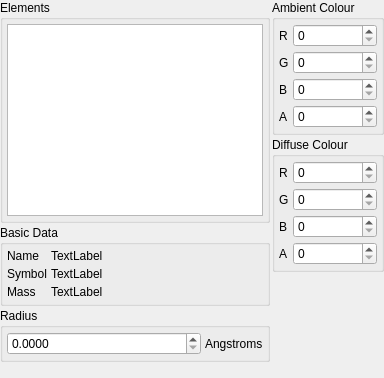
   <widget class="QWidget" name="ElementsPage" >
    <layout class="QHBoxLayout" >
     <property name="margin" >
      <number>0</number>
     </property>
     <property name="spacing" >
      <number>2</number>
     </property>
     <item>
      <layout class="QVBoxLayout" >
       <property name="margin" >
        <number>0</number>
       </property>
       <property name="spacing" >
        <number>2</number>
       </property>
       <item>
        <widget class="QGroupBox" name="ElementListGroup" >
         <property name="sizePolicy" >
          <sizepolicy>
           <hsizetype>1</hsizetype>
           <vsizetype>7</vsizetype>
           <horstretch>0</horstretch>
           <verstretch>0</verstretch>
          </sizepolicy>
         </property>
         <property name="title" >
          <string>Elements</string>
         </property>
         <layout class="QVBoxLayout" >
          <property name="margin" >
           <number>4</number>
          </property>
          <property name="spacing" >
           <number>4</number>
          </property>
          <item>
           <widget class="QListWidget" name="ElementList" >
            <property name="sizePolicy" >
             <sizepolicy>
              <hsizetype>1</hsizetype>
              <vsizetype>7</vsizetype>
              <horstretch>0</horstretch>
              <verstretch>0</verstretch>
             </sizepolicy>
            </property>
           </widget>
          </item>
         </layout>
        </widget>
       </item>
       <item>
        <widget class="QGroupBox" name="groupBox" >
         <property name="sizePolicy" >
          <sizepolicy>
           <hsizetype>7</hsizetype>
           <vsizetype>5</vsizetype>
           <horstretch>0</horstretch>
           <verstretch>0</verstretch>
          </sizepolicy>
         </property>
         <property name="title" >
          <string>Basic Data</string>
         </property>
         <layout class="QGridLayout" >
          <property name="margin" >
           <number>4</number>
          </property>
          <property name="spacing" >
           <number>4</number>
          </property>
          <item row="1" column="1" >
           <widget class="QLabel" name="ElementSymbolLabel" >
            <property name="sizePolicy" >
             <sizepolicy>
              <hsizetype>7</hsizetype>
              <vsizetype>5</vsizetype>
              <horstretch>0</horstretch>
              <verstretch>0</verstretch>
             </sizepolicy>
            </property>
            <property name="text" >
             <string>TextLabel</string>
            </property>
           </widget>
          </item>
          <item row="0" column="0" >
           <widget class="QLabel" name="label64574" >
            <property name="text" >
             <string>Name</string>
            </property>
           </widget>
          </item>
          <item row="2" column="1" >
           <widget class="QLabel" name="ElementMassLabel" >
            <property name="sizePolicy" >
             <sizepolicy>
              <hsizetype>7</hsizetype>
              <vsizetype>5</vsizetype>
              <horstretch>0</horstretch>
              <verstretch>0</verstretch>
             </sizepolicy>
            </property>
            <property name="text" >
             <string>TextLabel</string>
            </property>
           </widget>
          </item>
          <item row="0" column="1" >
           <widget class="QLabel" name="ElementNameLabel" >
            <property name="sizePolicy" >
             <sizepolicy>
              <hsizetype>7</hsizetype>
              <vsizetype>5</vsizetype>
              <horstretch>0</horstretch>
              <verstretch>0</verstretch>
             </sizepolicy>
            </property>
            <property name="text" >
             <string>TextLabel</string>
            </property>
           </widget>
          </item>
          <item row="2" column="0" >
           <widget class="QLabel" name="label64574_3" >
            <property name="text" >
             <string>Mass</string>
            </property>
           </widget>
          </item>
          <item row="1" column="0" >
           <widget class="QLabel" name="label64574_2" >
            <property name="text" >
             <string>Symbol</string>
            </property>
           </widget>
          </item>
         </layout>
        </widget>
       </item>
       <item>
        <widget class="QGroupBox" name="ElementRadiusGroup" >
         <property name="sizePolicy" >
          <sizepolicy>
           <hsizetype>7</hsizetype>
           <vsizetype>1</vsizetype>
           <horstretch>0</horstretch>
           <verstretch>0</verstretch>
          </sizepolicy>
         </property>
         <property name="title" >
          <string>Radius</string>
         </property>
         <layout class="QHBoxLayout" >
          <property name="margin" >
           <number>4</number>
          </property>
          <property name="spacing" >
           <number>4</number>
          </property>
          <item>
           <widget class="QDoubleSpinBox" name="ElementRadiusSpin" >
            <property name="sizePolicy" >
             <sizepolicy>
              <hsizetype>7</hsizetype>
              <vsizetype>0</vsizetype>
              <horstretch>0</horstretch>
              <verstretch>0</verstretch>
             </sizepolicy>
            </property>
            <property name="decimals" >
             <number>4</number>
            </property>
            <property name="singleStep" >
             <double>0.010000000000000</double>
            </property>
           </widget>
          </item>
          <item>
           <widget class="QLabel" name="label_2" >
            <property name="text" >
             <string>Angstroms</string>
            </property>
           </widget>
          </item>
         </layout>
        </widget>
       </item>
       <item>
        <spacer>
         <property name="orientation" >
          <enum>Qt::Vertical</enum>
         </property>
         <property name="sizeHint" >
          <size>
           <width>154</width>
           <height>16</height>
          </size>
         </property>
        </spacer>
       </item>
      </layout>
     </item>
     <item>
      <layout class="QVBoxLayout" >
       <property name="margin" >
        <number>0</number>
       </property>
       <property name="spacing" >
        <number>2</number>
       </property>
       <item>
        <widget class="QGroupBox" name="ElementAmbientGroup" >
         <property name="sizePolicy" >
          <sizepolicy>
           <hsizetype>1</hsizetype>
           <vsizetype>7</vsizetype>
           <horstretch>0</horstretch>
           <verstretch>0</verstretch>
          </sizepolicy>
         </property>
         <property name="title" >
          <string>Ambient Colour</string>
         </property>
         <layout class="QGridLayout" >
          <property name="margin" >
           <number>4</number>
          </property>
          <property name="spacing" >
           <number>4</number>
          </property>
          <item row="3" column="0" >
           <widget class="QLabel" name="label_26" >
            <property name="text" >
             <string>A</string>
            </property>
           </widget>
          </item>
          <item row="2" column="0" >
           <widget class="QLabel" name="label_9" >
            <property name="text" >
             <string>B</string>
            </property>
           </widget>
          </item>
          <item row="1" column="0" >
           <widget class="QLabel" name="label_8" >
            <property name="text" >
             <string>G</string>
            </property>
           </widget>
          </item>
          <item row="0" column="0" >
           <widget class="QLabel" name="label_4" >
            <property name="text" >
             <string>R</string>
            </property>
           </widget>
          </item>
          <item row="0" column="1" >
           <widget class="QSpinBox" name="ElementARedSpin" >
            <property name="sizePolicy" >
             <sizepolicy>
              <hsizetype>7</hsizetype>
              <vsizetype>0</vsizetype>
              <horstretch>0</horstretch>
              <verstretch>0</verstretch>
             </sizepolicy>
            </property>
            <property name="maximum" >
             <number>255</number>
            </property>
           </widget>
          </item>
          <item row="1" column="1" >
           <widget class="QSpinBox" name="ElementAGreenSpin" >
            <property name="sizePolicy" >
             <sizepolicy>
              <hsizetype>7</hsizetype>
              <vsizetype>0</vsizetype>
              <horstretch>0</horstretch>
              <verstretch>0</verstretch>
             </sizepolicy>
            </property>
            <property name="maximum" >
             <number>255</number>
            </property>
           </widget>
          </item>
          <item row="3" column="1" >
           <widget class="QSpinBox" name="ElementAAlphaSpin" >
            <property name="sizePolicy" >
             <sizepolicy>
              <hsizetype>7</hsizetype>
              <vsizetype>0</vsizetype>
              <horstretch>0</horstretch>
              <verstretch>0</verstretch>
             </sizepolicy>
            </property>
            <property name="maximum" >
             <number>255</number>
            </property>
           </widget>
          </item>
          <item row="2" column="1" >
           <widget class="QSpinBox" name="ElementABlueSpin" >
            <property name="sizePolicy" >
             <sizepolicy>
              <hsizetype>7</hsizetype>
              <vsizetype>0</vsizetype>
              <horstretch>0</horstretch>
              <verstretch>0</verstretch>
             </sizepolicy>
            </property>
            <property name="maximum" >
             <number>255</number>
            </property>
           </widget>
          </item>
         </layout>
        </widget>
       </item>
       <item>
        <widget class="QGroupBox" name="ElementDiffuseGroup" >
         <property name="sizePolicy" >
          <sizepolicy>
           <hsizetype>1</hsizetype>
           <vsizetype>7</vsizetype>
           <horstretch>0</horstretch>
           <verstretch>0</verstretch>
          </sizepolicy>
         </property>
         <property name="title" >
          <string>Diffuse Colour</string>
         </property>
         <layout class="QGridLayout" >
          <property name="margin" >
           <number>4</number>
          </property>
          <property name="spacing" >
           <number>4</number>
          </property>
          <item row="2" column="1" >
           <widget class="QSpinBox" name="ElementDBlueSpin" >
            <property name="sizePolicy" >
             <sizepolicy>
              <hsizetype>7</hsizetype>
              <vsizetype>0</vsizetype>
              <horstretch>0</horstretch>
              <verstretch>0</verstretch>
             </sizepolicy>
            </property>
            <property name="maximum" >
             <number>255</number>
            </property>
           </widget>
          </item>
          <item row="1" column="1" >
           <widget class="QSpinBox" name="ElementDGreenSpin" >
            <property name="sizePolicy" >
             <sizepolicy>
              <hsizetype>7</hsizetype>
              <vsizetype>0</vsizetype>
              <horstretch>0</horstretch>
              <verstretch>0</verstretch>
             </sizepolicy>
            </property>
            <property name="maximum" >
             <number>255</number>
            </property>
           </widget>
          </item>
          <item row="0" column="1" >
           <widget class="QSpinBox" name="ElementDRedSpin" >
            <property name="sizePolicy" >
             <sizepolicy>
              <hsizetype>7</hsizetype>
              <vsizetype>0</vsizetype>
              <horstretch>0</horstretch>
              <verstretch>0</verstretch>
             </sizepolicy>
            </property>
            <property name="maximum" >
             <number>255</number>
            </property>
           </widget>
          </item>
          <item row="3" column="0" >
           <widget class="QLabel" name="label_34" >
            <property name="text" >
             <string>A</string>
            </property>
           </widget>
          </item>
          <item row="2" column="0" >
           <widget class="QLabel" name="label_33" >
            <property name="text" >
             <string>B</string>
            </property>
           </widget>
          </item>
          <item row="1" column="0" >
           <widget class="QLabel" name="label_28" >
            <property name="text" >
             <string>G</string>
            </property>
           </widget>
          </item>
          <item row="0" column="0" >
           <widget class="QLabel" name="label_27" >
            <property name="text" >
             <string>R</string>
            </property>
           </widget>
          </item>
          <item row="3" column="1" >
           <widget class="QSpinBox" name="ElementDAlphaSpin" >
            <property name="sizePolicy" >
             <sizepolicy>
              <hsizetype>7</hsizetype>
              <vsizetype>0</vsizetype>
              <horstretch>0</horstretch>
              <verstretch>0</verstretch>
             </sizepolicy>
            </property>
            <property name="maximum" >
             <number>255</number>
            </property>
           </widget>
          </item>
         </layout>
        </widget>
       </item>
       <item>
        <spacer>
         <property name="orientation" >
          <enum>Qt::Vertical</enum>
         </property>
         <property name="sizeHint" >
          <size>
           <width>20</width>
           <height>40</height>
          </size>
         </property>
        </spacer>
       </item>
      </layout>
     </item>
    </layout>
   </widget>
